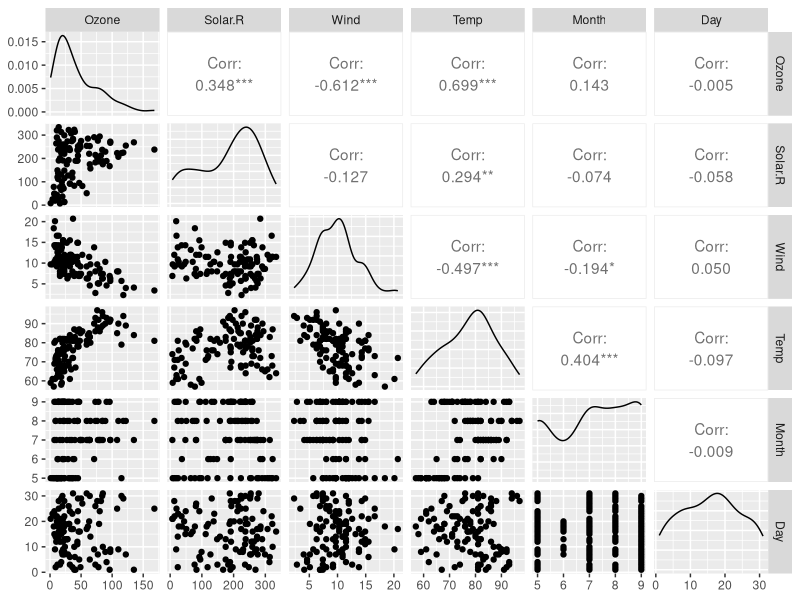
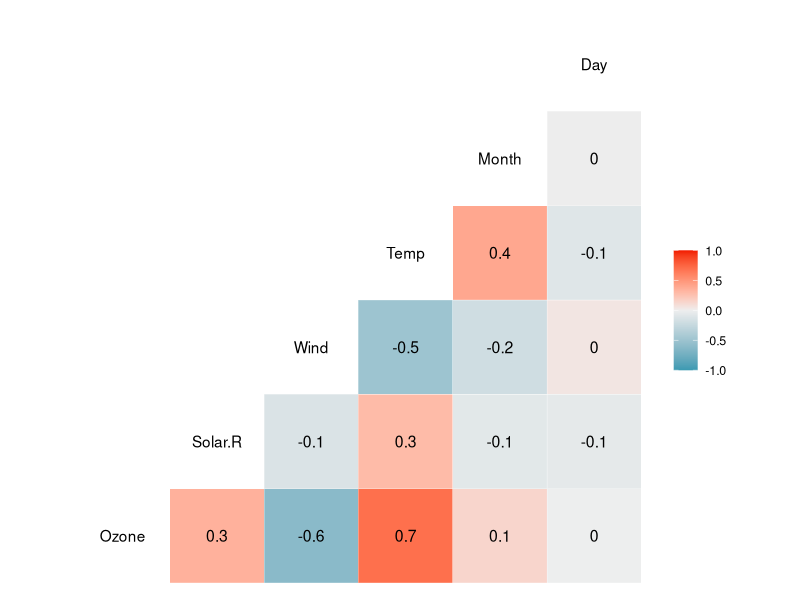
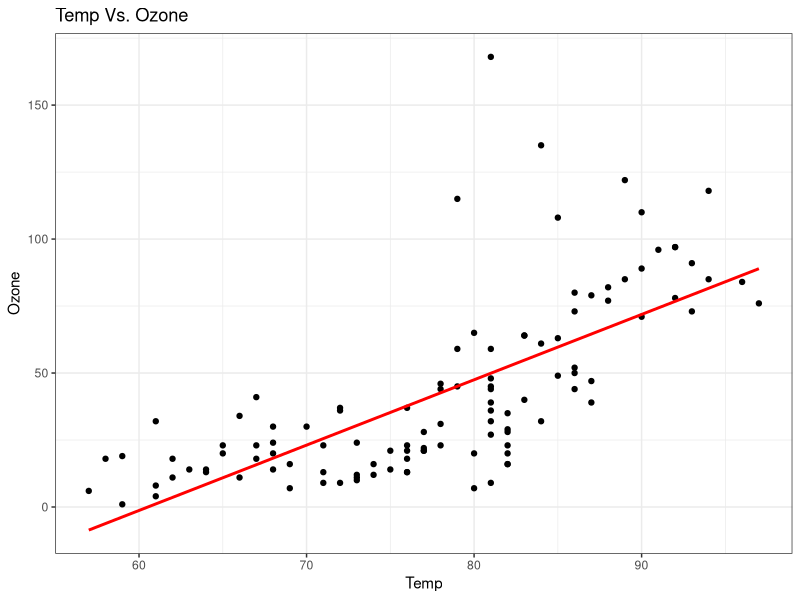
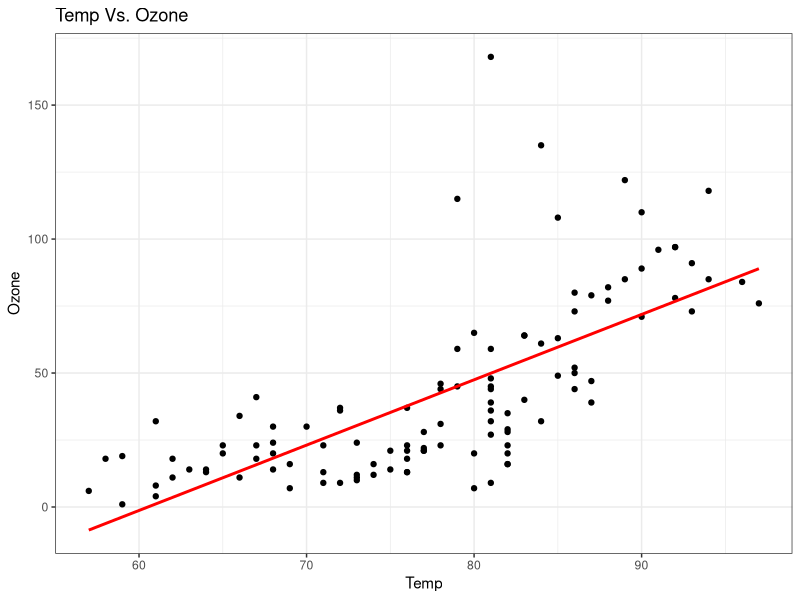
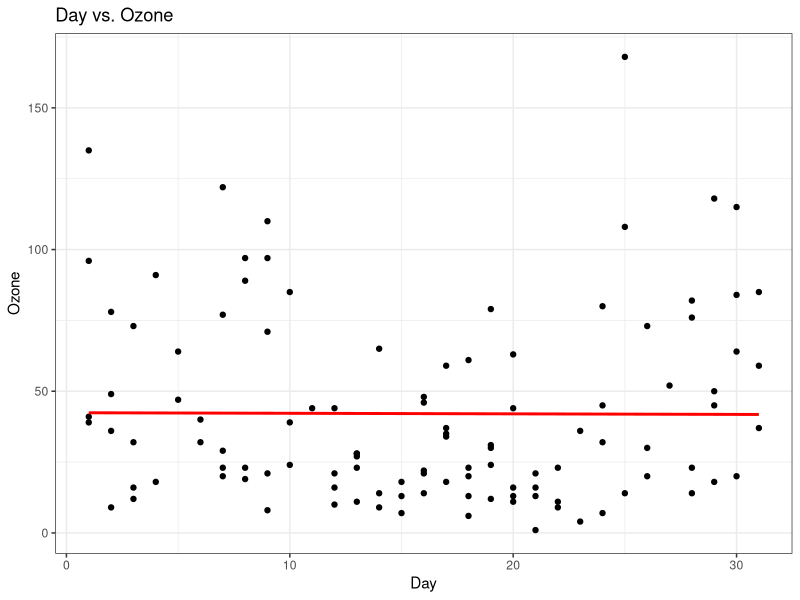
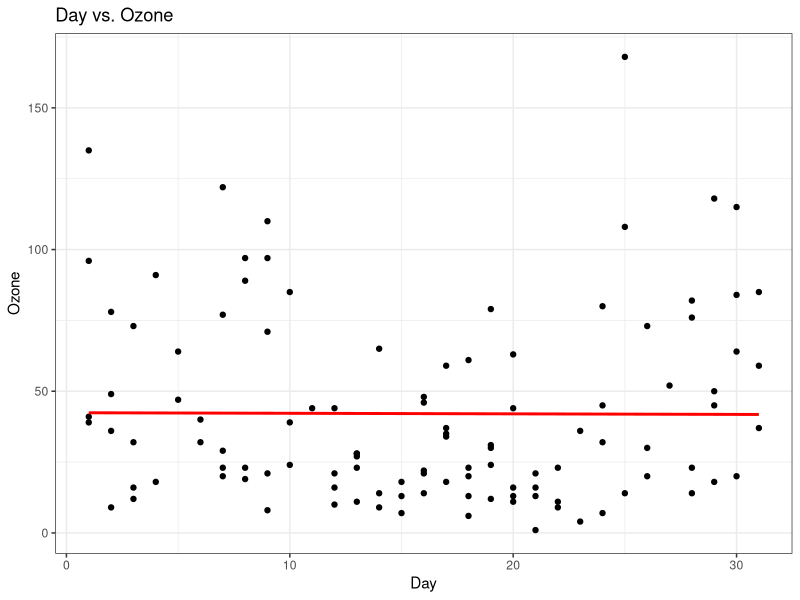

Generate these figures, in order, with R:
## ---- chunk 1
library(tidyverse)
#install.packages("GGally")
library(GGally)

#Task 1
air <-airquality
glimpse(air)
summary(air)
## ---- chunk 2
#Task 2
#deleting the data 
air2 = air %>% filter(!is.na(Ozone)) %>% filter(!is.na(Solar.R))
## ---- chunk 3
# Task 3
ggpairs(air2)

ggcorr(air2, label = TRUE)
## ---- chunk 4
#Task 4 - Plotting temp and Ozone

ggplot(air2, aes(Temp, Ozone)) +
  geom_point()+labs(title ="Temp Vs. Ozone") + 
  geom_smooth(method = "lm", se = FALSE, color = "red")+theme_bw()
## ---- chunk 5
#Task 5 Linear Model
model1<- lm(Ozone~Temp,air2)
#Summary tells you the P value, intercepts, and R^2
summary(model1)


## ---- chunk 6
#Task 5 Cont. 
confint(model1)
## ---- chunk 7
#Task6 - Repeat 4
ggplot(air2, aes(Temp, Ozone)) +
  geom_point()+labs(title ="Temp Vs. Ozone") + 
  geom_smooth(method = "lm", se = FALSE, color = "red") +theme_bw()
## ---- chunk 8
#Task 7 
#doing the Predicting
Testdata<-data.frame(Temp =c(80))
predict(model1, newdata = Testdata, interval = "predict")
#Prediction Intervals to the original Data Set
temp_var<-predict(model1, interval = "prediction")
new_df<-cbind(air2, temp_var)
## ---- chunk 9
#Task 8
ggplot(air2, aes(Day, Ozone))+
  geom_point() + labs(title = "Day vs. Ozone") + 
  geom_smooth(method = "lm", se = FALSE, color = "red") + theme_bw()
## ---- chunk 10
#Task 9
model2<- lm(Ozone~Day, air2)
summary(model2)
## ---- chunk 11
#Task 9 Cont
confint(model2)
## ---- chunk 12
#Task 10 
ggplot(air2, aes(Day, Ozone))+
  geom_point() + labs(title = "Day vs. Ozone") + 
  geom_smooth(method = "lm", se = FALSE, color = "red") + theme_bw()
